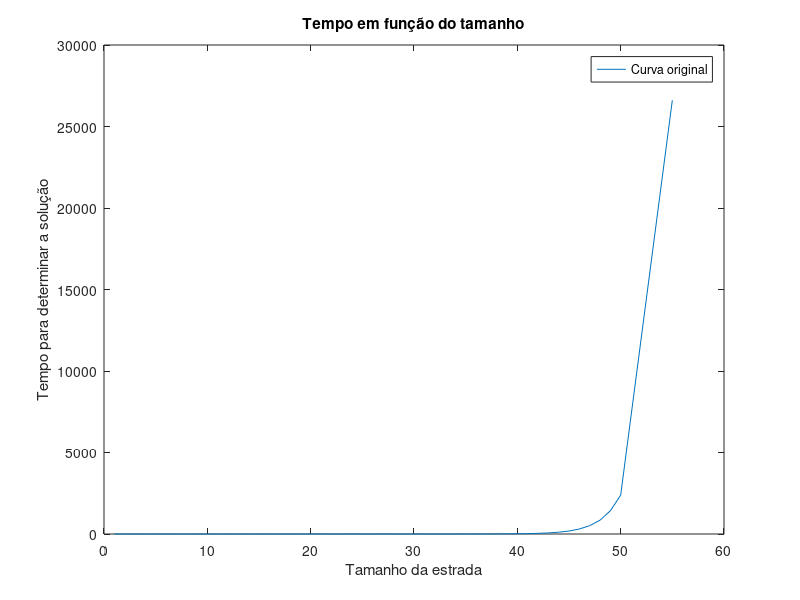

Reproduce this figure in MATLAB. (Note: this script raises an error after producing the figure.)
clear
close
clc

table = load("speed_run.txt");
n = table(1:end,1); % Tamanho da estrada
t = table(1:end,2); % Tempo para determinar a solução

% Plot original dos dados
plot(n,t)
legend('Curva original')
title('Tempo em função do tamanho')
xlabel('Tamanho da estrada')
ylabel('Tempo para determinar a solução')

% Aproximação
hold on
f = fit(n,t,'exp1');
plot(f,n,t)